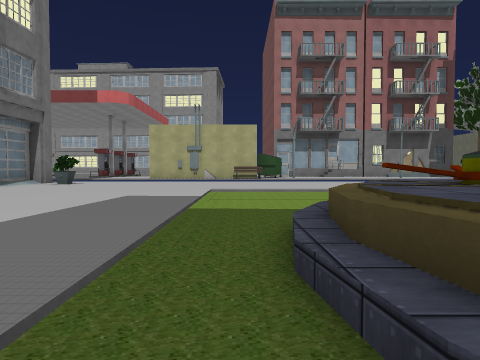
View 1 (above)

20 first-person views from a walk through a Unity game level. The camera is 1.4 m above the floor, tilts 2° down and sees 75° across. The floor is counted in squares, 2 m on a side. Each view is taken from the middle of a square. On the plan, view 1 faces up. The plan holds only what a view shows up to about 10 squares ahead; the rest is blank. The place goes on beyond the plan. The player character is not drawn. Some animated figures are left out. Some surface patterns are stand-ins.

View 2
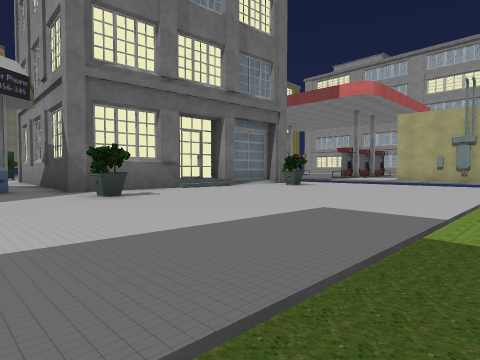

View 3
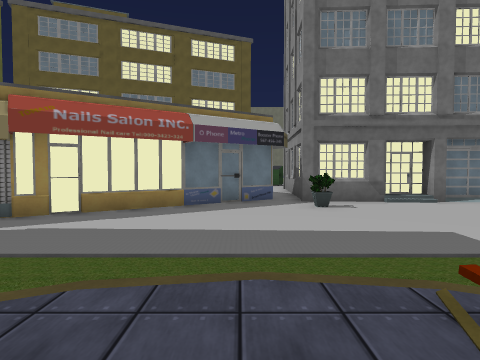

View 4
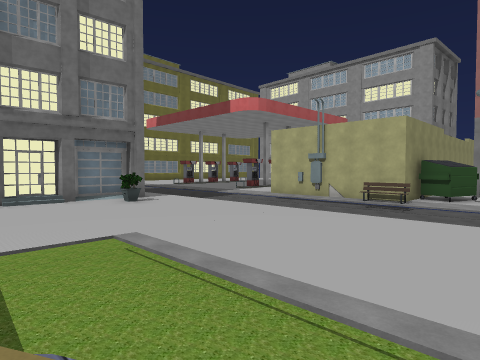

View 5
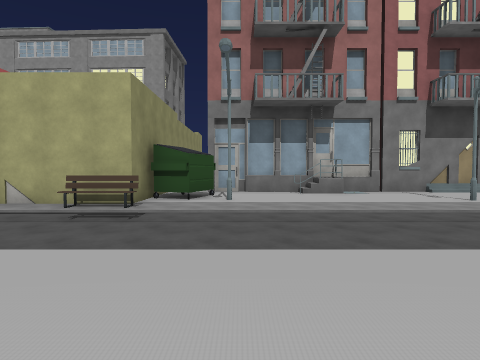

View 6
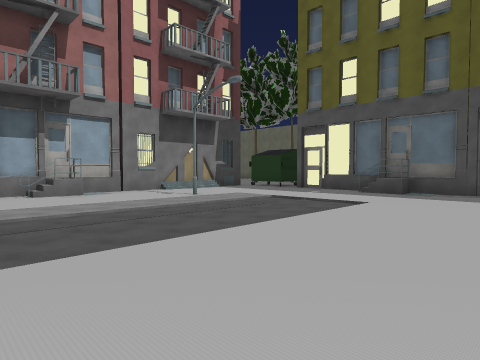

View 7
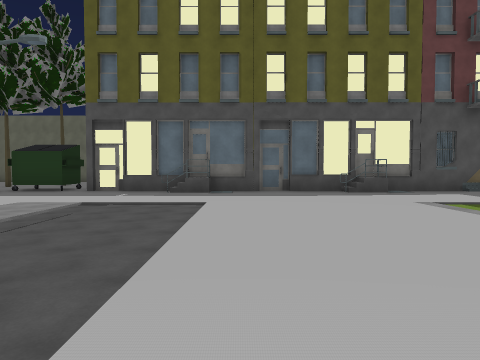

View 8
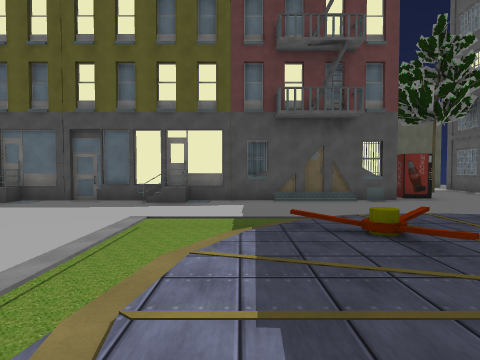

View 9
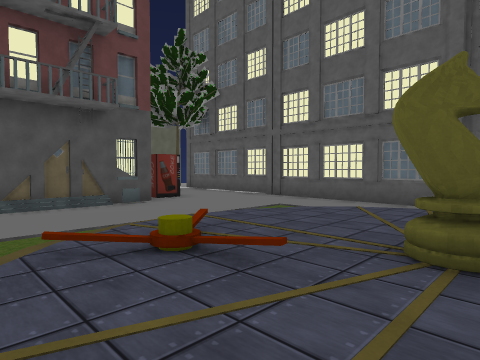

View 10
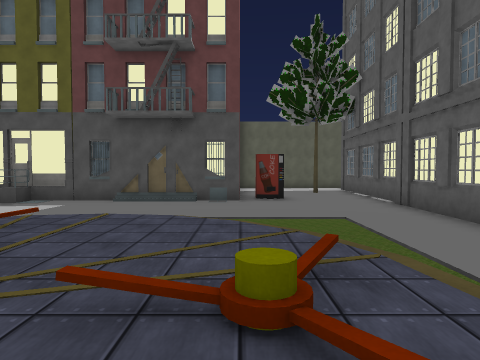

View 11
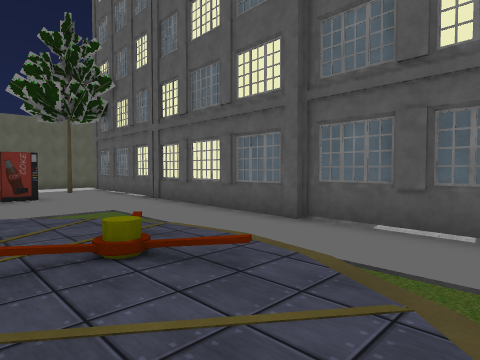

View 12
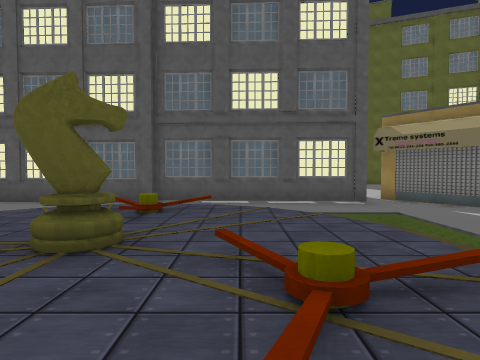

View 13
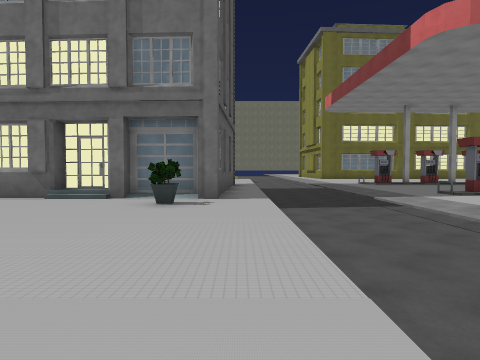

View 14
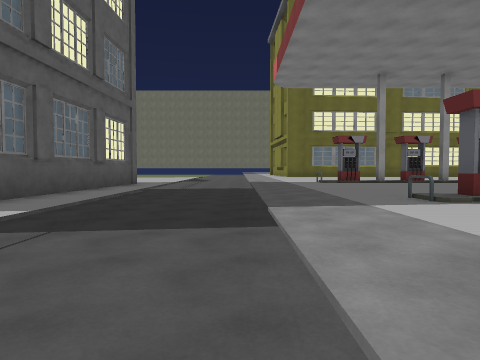

View 15
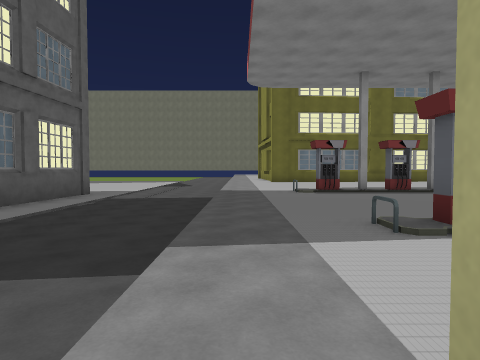

View 16
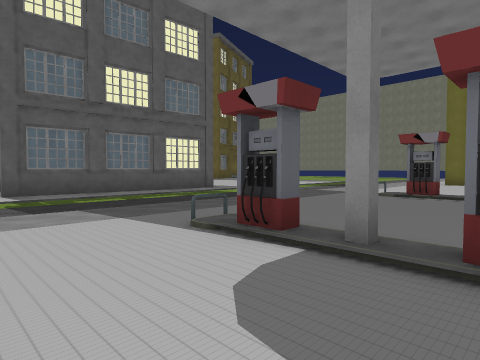

View 17
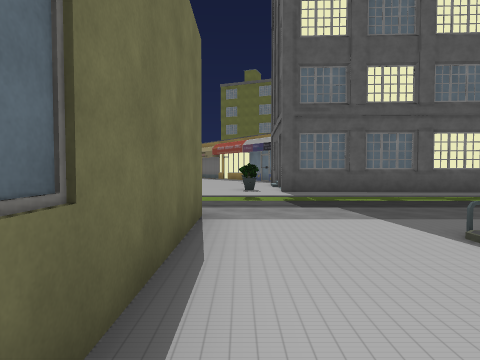

View 18
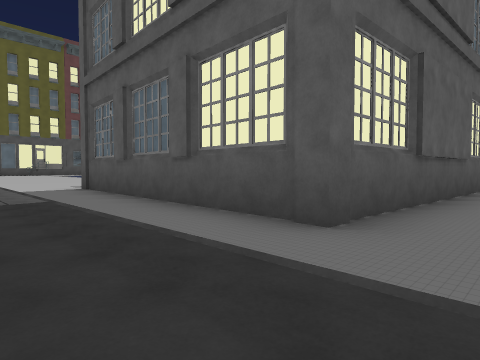

View 19
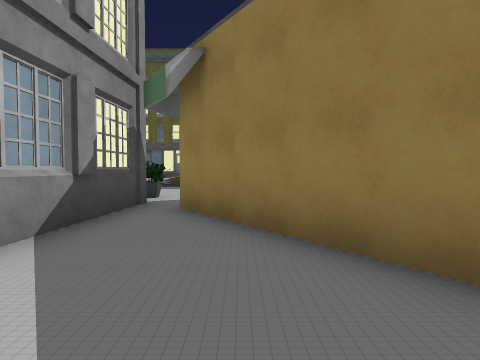

View 20
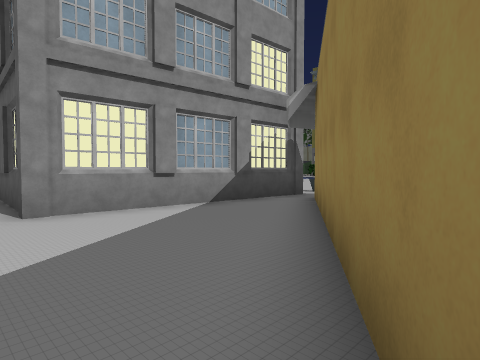

### Floor plan
Key: @ floor where view 1 was taken; # wall or solid block; x gap in a wall; . main floor; : floor 0.5 m higher than the main floor; - floor 0.5 m lower than the main floor; / step, stairs or slope; B building; I bin; S streetlight; E bench; M machine; O other object.
Columns run from 14 left of view 1 to 13 right of it. Each row starts with its distance up from view 1.
 20 #...  x...
 19 #.....x...#     ##B###### B
 18 #.....#...#    ....BB.... .I
 17 /...../...#    .I..........I
 16 ..........######IS....S.....
 15 ........... ..EE...........#
 14 ------------------------...B
 13 ------------------------...#
 12 ------------------------...#
 11 ...........................#
 10 ..#####B...................#
  9 ..    ##.O.................#
  8  #     #...................#
  7  #     #......//////////...#
  6  #     #......---////---...B
  5  #     #......--/::::/--...#
  4  ....###.O....-///::::/ ...#
  3 .......#......-///:::// ...#
  2 .....###......-/::::::/ ...#
  1 ....## ##.....-/::::::/ ...B
  0 ..###   #.....@/::::::/ ...#
 -1 .##     ##....--//:://--...M
 -2          ##...//////////....
 -3           #.................
 -4           ##................
 -5            ##.   ###########

Positions as (right, up) in squares from view 1, and headings:
1: (0, 0), facing up
2: (0, 2), facing up-left
3: (3, 2), facing left
4: (4, 5), facing up-left
5: (3, 9), facing up
6: (3, 9), facing up-right
7: (3, 11), facing right
8: (3, 5), facing right
9: (4, 5), facing down-right
10: (3, 0), facing right
11: (2, 1), facing down-right
12: (3, 5), facing down
13: (1, 11), facing left
14: (-3, 14), facing left
15: (-4, 15), facing left
16: (-5, 20), facing down-left
17: (-5, 20), facing down
18: (-14, 13), facing down-right
19: (-13, 2), facing right
20: (-14, -1), facing up-right
